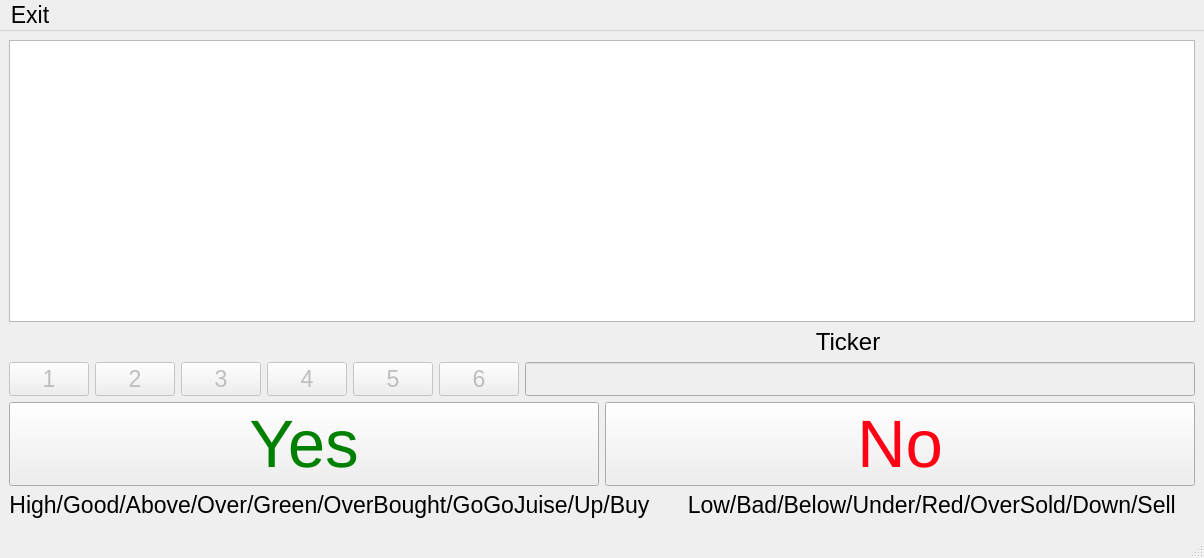
<?xml version="1.0" encoding="UTF-8"?>
<ui version="4.0">
 <class>MainWindow</class>
 <widget class="QMainWindow" name="MainWindow">
  <property name="geometry">
   <rect>
    <x>0</x>
    <y>0</y>
    <width>786</width>
    <height>558</height>
   </rect>
  </property>
  <property name="font">
   <font>
    <pointsize>17</pointsize>
   </font>
  </property>
  <property name="windowTitle">
   <string>Stock Watchlist &amp; Logger</string>
  </property>
  <property name="autoFillBackground">
   <bool>false</bool>
  </property>
  <property name="styleSheet">
   <string notr="true"/>
  </property>
  <widget class="QWidget" name="centralwidget">
   <layout class="QVBoxLayout" name="verticalLayout_2">
    <item>
     <widget class="QTextBrowser" name="display">
      <property name="enabled">
       <bool>true</bool>
      </property>
      <property name="styleSheet">
       <string notr="true"/>
      </property>
     </widget>
    </item>
    <item>
     <layout class="QHBoxLayout" name="horizontalLayout_14">
      <item>
       <widget class="QLabel" name="label">
        <property name="font">
         <font>
          <pointsize>18</pointsize>
         </font>
        </property>
        <property name="styleSheet">
         <string notr="true"/>
        </property>
        <property name="text">
         <string>                                                                          Ticker</string>
        </property>
        <property name="alignment">
         <set>Qt::AlignCenter</set>
        </property>
       </widget>
      </item>
     </layout>
    </item>
    <item>
     <layout class="QHBoxLayout" name="horizontalLayout_4">
      <item>
       <widget class="QPushButton" name="Button1">
        <property name="enabled">
         <bool>false</bool>
        </property>
        <property name="text">
         <string>1</string>
        </property>
       </widget>
      </item>
      <item>
       <widget class="QPushButton" name="Button2">
        <property name="enabled">
         <bool>false</bool>
        </property>
        <property name="text">
         <string>2</string>
        </property>
       </widget>
      </item>
      <item>
       <widget class="QPushButton" name="Button3">
        <property name="enabled">
         <bool>false</bool>
        </property>
        <property name="text">
         <string>3</string>
        </property>
       </widget>
      </item>
      <item>
       <widget class="QPushButton" name="Button4">
        <property name="enabled">
         <bool>false</bool>
        </property>
        <property name="text">
         <string>4</string>
        </property>
       </widget>
      </item>
      <item>
       <widget class="QPushButton" name="Button5">
        <property name="enabled">
         <bool>false</bool>
        </property>
        <property name="text">
         <string>5</string>
        </property>
       </widget>
      </item>
      <item>
       <widget class="QPushButton" name="Button6">
        <property name="enabled">
         <bool>false</bool>
        </property>
        <property name="text">
         <string>6</string>
        </property>
       </widget>
      </item>
      <item>
       <widget class="QLineEdit" name="TickerBox">
        <property name="enabled">
         <bool>false</bool>
        </property>
        <property name="text">
         <string/>
        </property>
       </widget>
      </item>
     </layout>
    </item>
    <item>
     <layout class="QHBoxLayout" name="horizontalLayout_15">
      <item>
       <widget class="QPushButton" name="YesButton">
        <property name="font">
         <font>
          <pointsize>50</pointsize>
          <strikeout>false</strikeout>
         </font>
        </property>
        <property name="autoFillBackground">
         <bool>false</bool>
        </property>
        <property name="styleSheet">
         <string notr="true">
color: Green
</string>
        </property>
        <property name="text">
         <string>Yes</string>
        </property>
       </widget>
      </item>
      <item>
       <widget class="QPushButton" name="NoButton">
        <property name="font">
         <font>
          <pointsize>50</pointsize>
         </font>
        </property>
        <property name="styleSheet">
         <string notr="true">color: rgb(255, 0, 20)</string>
        </property>
        <property name="text">
         <string>No</string>
        </property>
       </widget>
      </item>
     </layout>
    </item>
    <item>
     <layout class="QHBoxLayout" name="horizontalLayout_16">
      <item>
       <widget class="QLabel" name="label_2">
        <property name="text">
         <string>High/Good/Above/Over/Green/OverBought/GoGoJuise/Up/Buy   </string>
        </property>
        <property name="alignment">
         <set>Qt::AlignCenter</set>
        </property>
       </widget>
      </item>
      <item>
       <widget class="QLabel" name="label_3">
        <property name="text">
         <string>  Low/Bad/Below/Under/Red/OverSold/Down/Sell   </string>
        </property>
        <property name="alignment">
         <set>Qt::AlignCenter</set>
        </property>
       </widget>
      </item>
     </layout>
    </item>
   </layout>
  </widget>
  <widget class="QStatusBar" name="statusbar"/>
  <widget class="QMenuBar" name="menuBar">
   <property name="geometry">
    <rect>
     <x>0</x>
     <y>0</y>
     <width>786</width>
     <height>24</height>
    </rect>
   </property>
   <widget class="QMenu" name="menuExit">
    <property name="title">
     <string>Exit</string>
    </property>
    <addaction name="actionExit"/>
   </widget>
   <addaction name="menuExit"/>
  </widget>
  <action name="actionExit">
   <property name="text">
    <string>Exit</string>
   </property>
   <property name="shortcut">
    <string>Ctrl+Q</string>
   </property>
  </action>
 </widget>
 <resources/>
 <connections/>
</ui>
